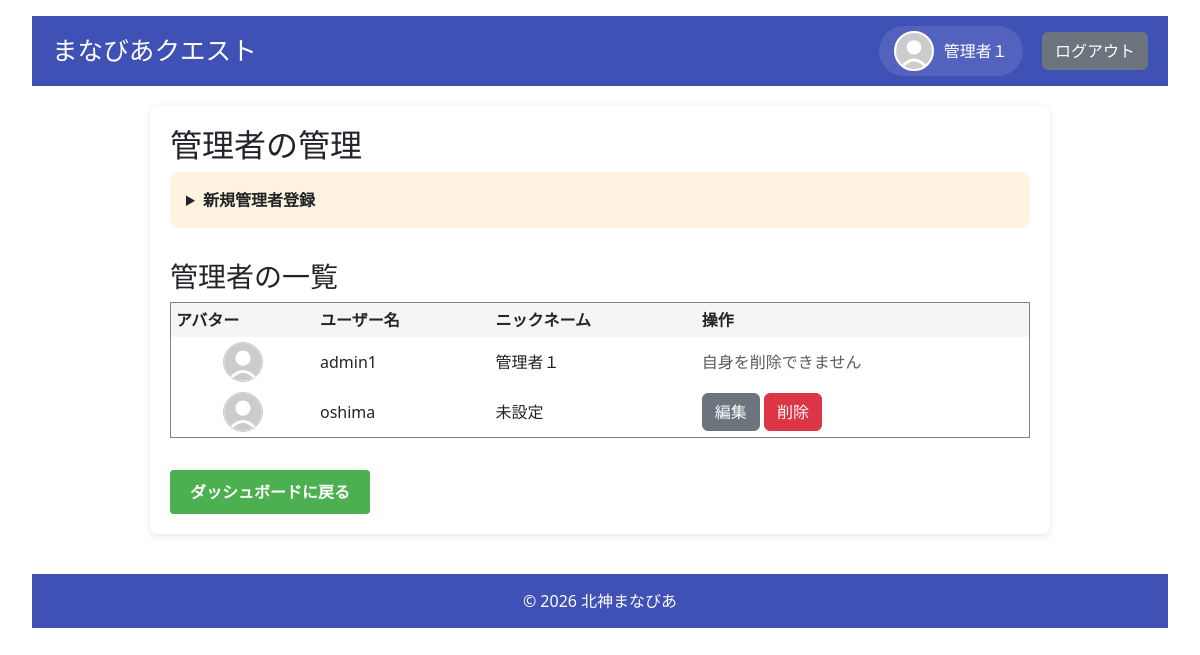
The page /admin/admins (signed in) on the database its author committed.
### models.py (models this page shows, shortened)
class User(UserMixin, db.Model):
    __tablename__ = 'users'
    id = db.Column(db.Integer, primary_key=True)
    username = db.Column(db.String(80), unique=True, nullable=False)
    password_hash = db.Column(db.String(128), nullable=False)
    role = db.Column(db.String(20), nullable=False)  # 'admin', 'student', 'parent'
    is_first_login = db.Column(db.Boolean, default=True, nullable=False)
    nickname = db.Column(db.String(80), nullable=True)
    avatar = db.Column(db.String(200), nullable=True)
    parent_id = db.Column(db.Integer, db.ForeignKey('users.id'), nullable=True)
    user_level = db.Column(db.Integer, default=1)
    medals = db.Column(db.Integer, default=0)
    user_title = db.Column(db.String(100), default='見習い')
    target_levels_json = db.Column(db.String(200), default='{"math": "Lv1", "english": "Lv1", "japanese": "Lv1"}')
    children = db.relationship('User', backref=db.backref('parent', remote_side=[id]), lazy='dynamic')
    attempt_logs = db.relationship('QuestAttemptLog', back_populates='user', cascade="all, delete-orphan")
    @property
    def display_name(self):
        return self.nickname if self.nickname else self.username
    @property
    def avatar_url(self):
        if self.avatar:
            return f"/static/images/avatars/{self.avatar}"
        return "/static/images/avatars/default.svg"
    def is_admin(self):
        return self.role == 'admin'

### app.py (the view)
@app.route('/admin/admins')
@login_required
def manage_admins():
    if not current_user.is_admin():
        return redirect(url_for('login'))
    admins = safe_query_all(User.query.filter_by(role='admin'))
    return render_template('manage_admins.html', admins=admins)

### app.py (called while the page is built)
@app.context_processor
def inject_markdown_help():
    def get_markdown_help():
        try:
            filepath = os.path.join(basedir, 'Markdown_help.md')
            with open(filepath, 'r', encoding='utf-8') as f:
                return f.read()
        except Exception as e:
            app.logger.error(f"Error reading Markdown_help.md: {e}")
            return "ヘルプファイルを読み込めませんでした。"
    return dict(get_markdown_help=get_markdown_help)

def safe_get(model, ident, retries=5, delay=1.0):
    for i in range(retries):
        try:
            return db.session.get(model, ident)
        except OperationalError as e:
            if "disk I/O error" in str(e) or "database is locked" in str(e):
                app.logger.warning(f"Database get failed (attempt {i+1}/{retries}): {e}. Retrying in {delay}s...")
                time.sleep(delay)
                continue
            raise
    return db.session.get(model, ident)

def safe_query_all(query, retries=5, delay=1.0):
    for i in range(retries):
        try:
            return query.all()
        except OperationalError as e:
            if "disk I/O error" in str(e) or "database is locked" in str(e):
                app.logger.warning(f"Database query all failed (attempt {i+1}/{retries}): {e}. Retrying in {delay}s...")
                time.sleep(delay)
                continue
            raise
    return query.all()

@login_manager.user_loader
def load_user(user_id):
    return safe_get(User, int(user_id))

### templates/manage_admins.html (shortened to what this page needs)
{% extends "base.html" %}
{% block content %}
<h2>管理者の管理</h2>
<details style="background: #fff3e0; padding: 1rem; margin-bottom: 2rem; border-radius: 8px;">
    <summary style="cursor: pointer; font-weight: bold;">新規管理者登録</summary>
</details>
<h3>管理者の一覧</h3>
<table border="1" cellpadding="5" style="width: 100%; border-collapse: collapse;">
  <thead>
    <tr style="background: #f5f5f5;">
      <th>アバター</th>
      <th>ユーザー名</th>
      <th>ニックネーム</th>
      <th>操作</th>
    </tr>
  </thead>
  <tbody>
    {% for admin in admins %}
    <tr>
      <td style="text-align: center;">
        <div style="width: 40px; height: 40px; border-radius: 50%; overflow: hidden; margin: 0 auto; border: 1px solid #ccc;">
            <img src="{{ url_for('static', filename='images/avatars/' + (admin.avatar if admin.avatar else 'default.svg')) }}" style="width: 100%; height: 100%; object-fit: cover;">
        </div>
      </td>
      <td>{{ admin.username }}</td>
      <td>{{ admin.nickname or "未設定" }}</td>
      <td>
        {% if admin.id != current_user.id %}
        <a href="{{ url_for('edit_user_admin', user_id=admin.id) }}" class="btn btn-secondary">編集</a>
        <form action="{{ url_for('delete_user', user_id=admin.id) }}" method="POST" onsubmit="return confirm('本当に削除しますか？');" style="display:inline;">
            <button type="submit" class="btn btn-danger">削除</button>
        </form>
        {% else %}
        <span class="text-muted">自身を削除できません</span>
        {% endif %}
      </td>
    </tr>
    {% endfor %}
  </tbody>
</table>
<div style="margin-top: 2rem;">
    <a href="{{ url_for('dashboard_' + current_user.role) }}" class="button">ダッシュボードに戻る</a>
</div>
{% endblock %}

### templates/base.html (shortened to what this page needs)
<!DOCTYPE html>
<html lang="ja">
<head>
    <link rel="stylesheet" href="{{ url_for('static', filename='css/style.css') }}">
    <link href="https://cdn.jsdelivr.net/npm/bootstrap@5.3.2/dist/css/bootstrap.min.css" rel="stylesheet">
    <link rel="stylesheet" href="https://cdnjs.cloudflare.com/ajax/libs/font-awesome/6.5.1/css/all.min.css">
</head>
<body>
    <header>
        <h1>まなびあクエスト</h1>
        <nav>
            {% if current_user.is_authenticated %}
            <a href="{{ url_for('profile') }}" class="nav-profile">
                <div class="avatar-container">
                    <img src="{{ current_user.avatar_url }}">
                </div>
                <span>{{ current_user.display_name }}</span>
            </a>
            {% endif %}
            <a href="{{ url_for('logout') }}" class="btn btn-secondary">ログアウト</a>
        </nav>
    </header>
    <main>
        {% block content %}{% endblock %}
    </main>
    <footer>
        &copy; 2026 北神まなびあ
    </footer>
</body>
</html>

### static/css/style.css (style rules this page uses)
body { font-family: "Helvetica Neue", Helvetica, Arial, sans-serif; background-color: #f5f7fa; color: #333333; margin: 0; padding: 1rem 2rem; line-height: 1.6; }
header { background-color: #3f51b5; color: white; padding: 10px 20px; display: flex; align-items: center; justify-content: space-between; min-height: 60px; }
header h1 { margin: 0; font-size: 1.6rem; white-space: nowrap; }
nav { display: flex; align-items: center; gap: 1.2rem; flex-shrink: 0; }
.nav-profile { display: flex; align-items: center; gap: 10px; color: white; text-decoration: none; background: rgba(255,255,255,0.1); padding: 5px 15px; border-radius: 30px; transition: background 0.2s; }
.avatar-container { width: 40px; height: 40px; border-radius: 50%; overflow: hidden; background-color: #eee; flex-shrink: 0; border: 2px solid white; }
.avatar-container img { width: 100%; height: 100%; object-fit: cover; margin-right: 0; }
main { max-width: 900px; margin: 20px auto; padding: 20px; background-color: white; border-radius: 8px; box-shadow: 0 2px 8px rgba(0,0,0,0.1); }
footer { text-align: center; padding: 15px 10px; background-color: #3f51b5; color: white; margin-top: 40px; }
h1, h2 { color: #3f51b5; margin-top: 0; }
h3 { color: #303f9f; margin-bottom: 10px; }
img { max-width: 100%; height: auto; margin-right: 10px; }
.btn { display: inline-block; padding: 10px 20px; font-size: 16px; font-weight: 600; text-decoration: none; border-radius: 4px; border: none; cursor: pointer; transition: background-color 0.3s ease, opacity 0.2s ease; user-select: none; text-align: center; }
.btn-secondary { background-color: #e0e0e0; color: #333; }
.btn-danger { background-color: #f44336; color: white; }
.button { @extend .btn; @extend .btn-primary; }
.button { background-color: #4CAF50; color: white; padding: 10px 20px; border-radius: 4px; text-decoration: none; display: inline-block; font-weight: 600; cursor: pointer; }

### rows shown on the page
User: display_name "管理者１", username "admin1", nickname "管理者１", shows "自身を削除できません"
User: username "oshima", nickname "未設定"
